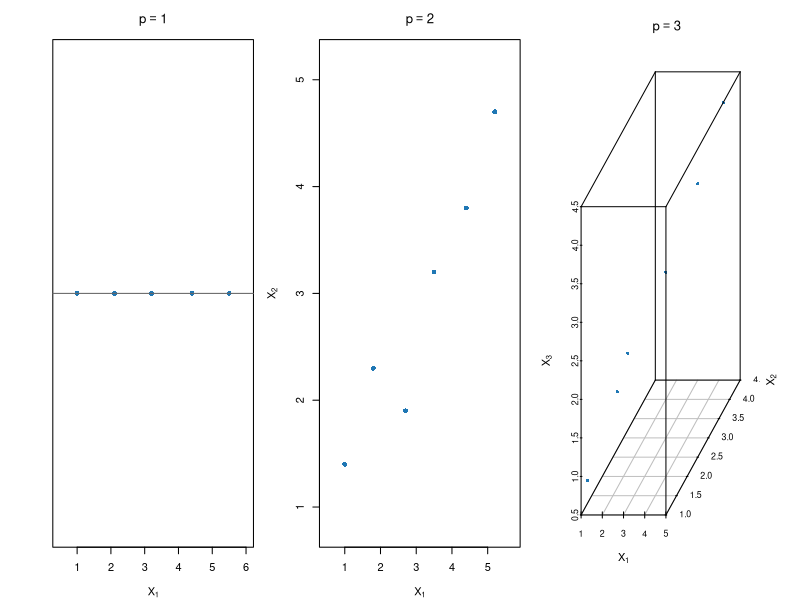
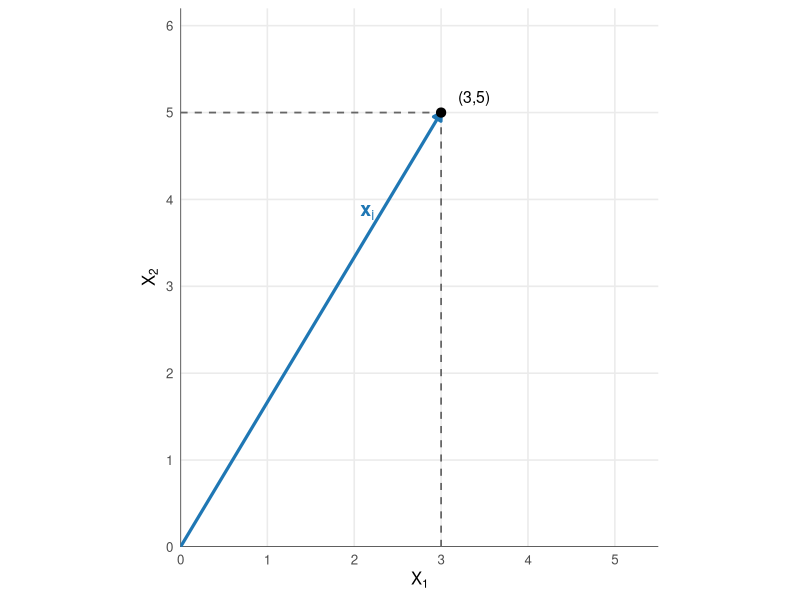
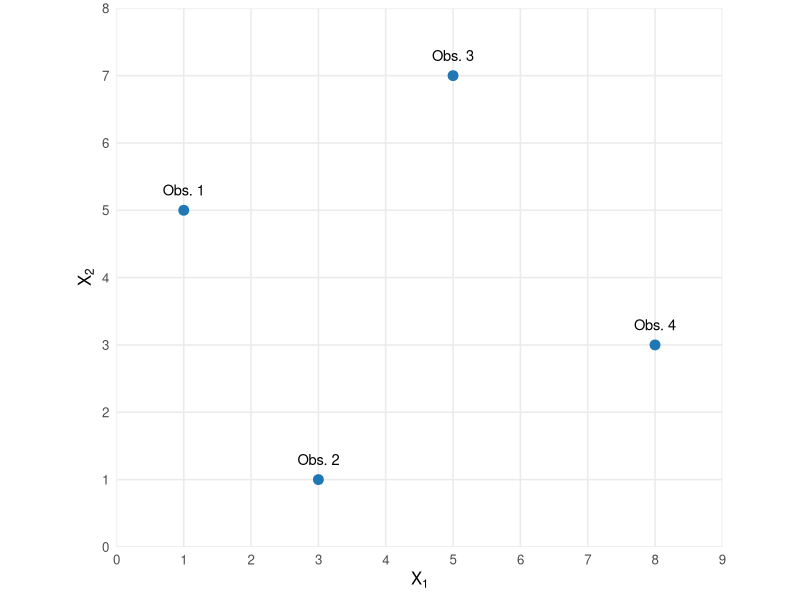
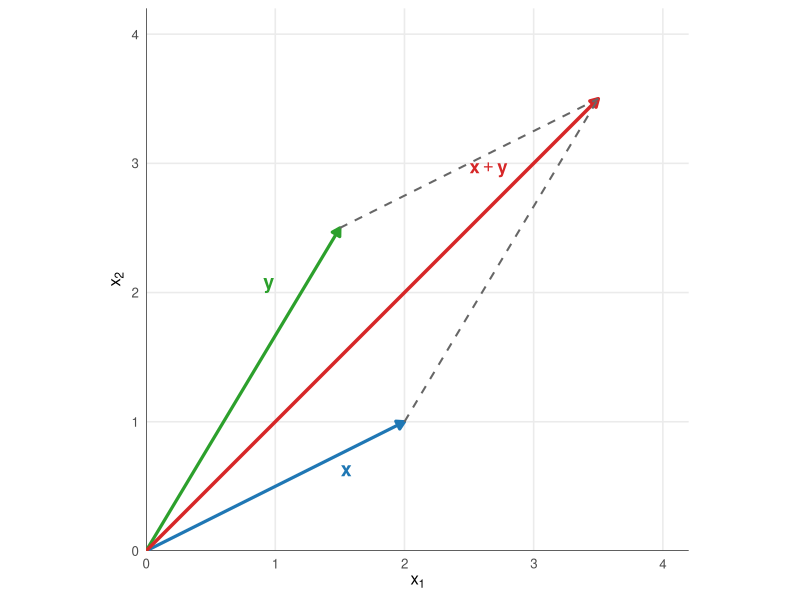
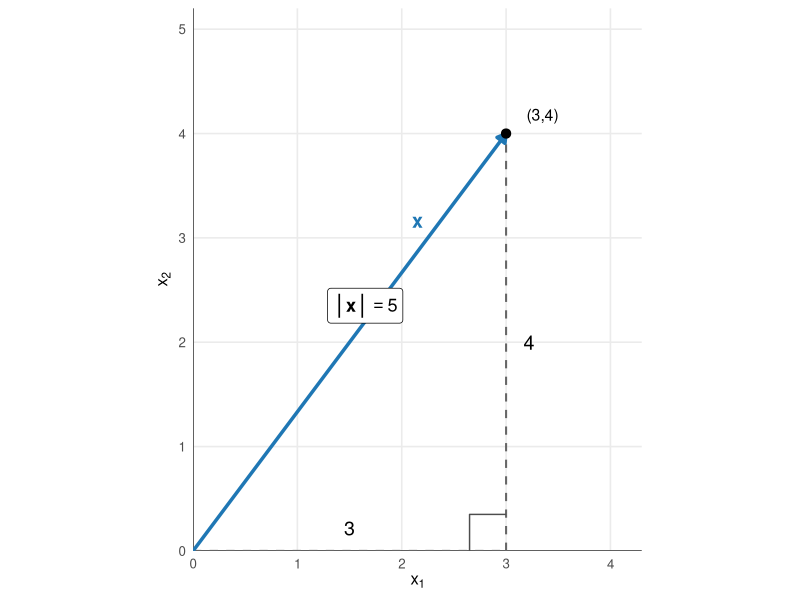
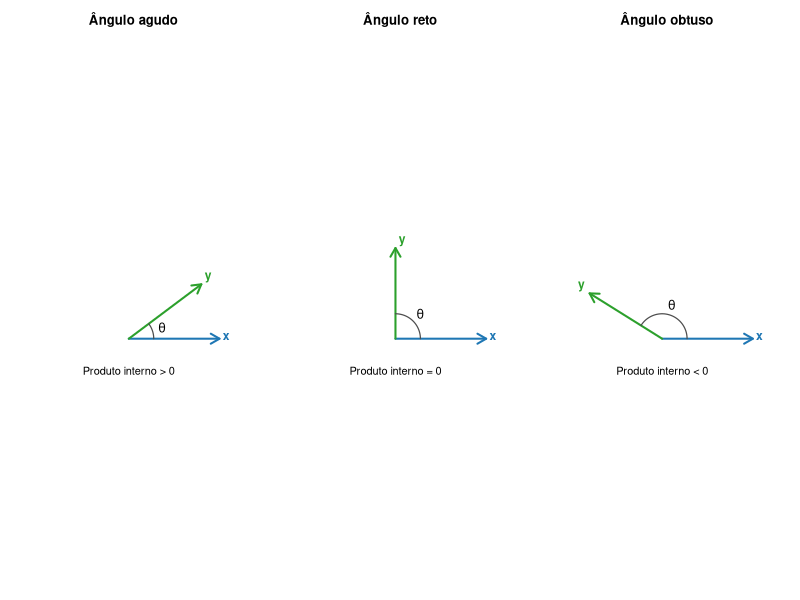
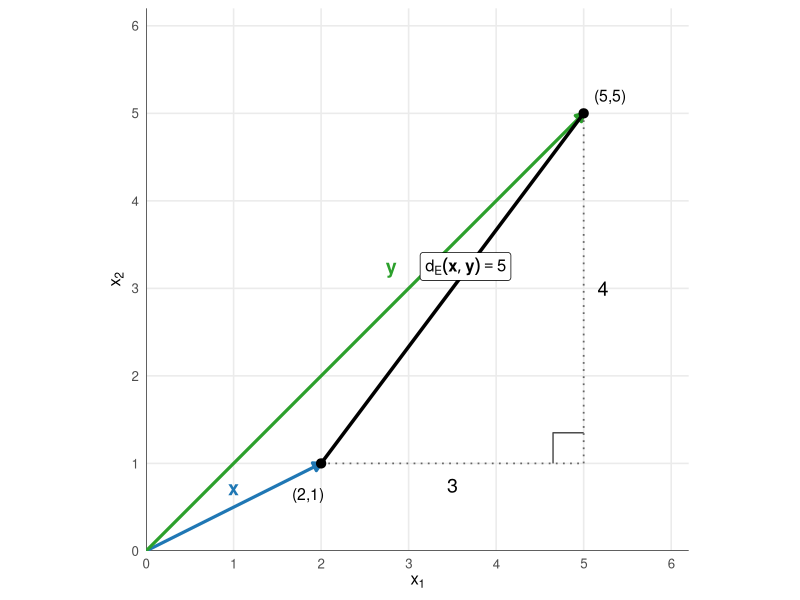

The R script that drew these images, in order:
## ---- chunk 1
#| label: fig-dimensoes-rp
#| echo: false
#| warning: false
#| message: false
#| fig-cap: "Representação de observações em espaços de uma, duas e três dimensões."
#| fig-width: 9
#| fig-height: 3.8
#| fig-align: center

library(scatterplot3d)

cor_observacoes <- "#1f77b4"

configuracao_anterior <- par(
  no.readonly = TRUE
)

par(
  mfrow = c(1, 3),
  mar = c(4, 4, 3, 1)
)

# Observações em R
x1 <- c(1.0, 2.1, 3.2, 4.4, 5.5)

plot(
  x = x1,
  y = rep(0, length(x1)),
  pch = 16,
  col = cor_observacoes,
  xlab = expression(X[1]),
  ylab = "",
  yaxt = "n",
  main = expression(p == 1),
  xlim = c(0.5, 6),
  ylim = c(-0.5, 0.5)
)

abline(
  h = 0,
  col = "gray40",
  linewidth = 0.7
)

# Observações em R²
x2 <- c(1.0, 1.8, 2.7, 3.5, 4.4, 5.2)
y2 <- c(1.4, 2.3, 1.9, 3.2, 3.8, 4.7)

plot(
  x = x2,
  y = y2,
  pch = 16,
  col = cor_observacoes,
  xlab = expression(X[1]),
  ylab = expression(X[2]),
  main = expression(p == 2),
  xlim = c(0.5, 5.7),
  ylim = c(0.8, 5.2)
)

# Observações em R³
x3 <- c(1.0, 1.7, 2.4, 3.1, 3.9, 4.6)
y3 <- c(1.3, 2.0, 1.8, 2.9, 3.6, 4.1)
z3 <- c(0.8, 1.6, 2.2, 2.7, 3.5, 4.3)

scatterplot3d(
  x = x3,
  y = y3,
  z = z3,
  pch = 16,
  color = cor_observacoes,
  xlab = expression(X[1]),
  ylab = expression(X[2]),
  zlab = expression(X[3]),
  main = expression(p == 3),
  angle = 45
)

par(configuracao_anterior)
## ---- chunk 2
#| label: fig-vetor-observacao-r2
#| echo: false
#| warning: false
#| message: false
#| fig-cap: "Representação do vetor $\\mathbf{x}_i=(3,5)^\\top$ no plano."
#| fig-width: 4
#| fig-height: 4
#| fig-align: center

library(ggplot2)
library(grid)

x_i <- c(3, 5)

ggplot() +
  geom_hline(
    yintercept = 0,
    linewidth = 0.4
  ) +
  geom_vline(
    xintercept = 0,
    linewidth = 0.4
  ) +

  # Linha auxiliar vertical
  geom_segment(
    aes(
      x = x_i[1],
      y = 0,
      xend = x_i[1],
      yend = x_i[2]
    ),
    linewidth = 0.6,
    linetype = "dashed",
    color = "gray40"
  ) +

  # Linha auxiliar horizontal
  geom_segment(
    aes(
      x = 0,
      y = x_i[2],
      xend = x_i[1],
      yend = x_i[2]
    ),
    linewidth = 0.6,
    linetype = "dashed",
    color = "gray40"
  ) +

  # Vetor observado
  geom_segment(
    aes(
      x = 0,
      y = 0,
      xend = x_i[1],
      yend = x_i[2]
    ),
    linewidth = 1.1,
    color = "#1f77b4",
    arrow = arrow(
      type = "closed",
      length = unit(0.22, "cm")
    )
  ) +

  # Extremidade do vetor
  geom_point(
    aes(
      x = x_i[1],
      y = x_i[2]
    ),
    size = 2.8
  ) +

  # Rótulo do vetor
  annotate(
    "text",
    x = 2.15,
    y = 3.85,
    label = "bold(x)[i]",
    parse = TRUE,
    size = 5,
    color = "#1f77b4"
  ) +

  # Coordenadas da extremidade
  annotate(
    "text",
    x = 3.38,
    y = 5.18,
    label = "(3,5)",
    size = 4
  ) +

  scale_x_continuous(
    expression(X[1]),
    limits = c(0, 5.5),
    breaks = 0:5,
    expand = expansion(mult = c(0, 0))
  ) +
  scale_y_continuous(
    expression(X[2]),
    limits = c(0, 6.2),
    breaks = 0:6,
    expand = expansion(mult = c(0, 0))
  ) +
  coord_fixed() +
  theme_minimal(base_size = 12) +
  theme(
    panel.grid.minor = element_blank()
  )
## ---- chunk 3
#| label: fig-nuvem-observacoes
#| echo: false
#| warning: false
#| message: false
#| fig-cap: "Observações representadas como pontos no espaço bidimensional."
#| fig-width: 6.5
#| fig-height: 5
#| fig-align: center

library(ggplot2)

dados <- data.frame(
  observacao = paste0("Obs. ", 1:4),
  x1 = c(1, 3, 5, 8),
  x2 = c(5, 1, 7, 3)
)

ggplot(
  dados,
  aes(
    x = x1,
    y = x2
  )
) +
  geom_point(
    size = 3,
    color = "#1f77b4"
  ) +
  geom_text(
    aes(label = observacao),
    nudge_y = 0.30,
    size = 3.7
  ) +
  scale_x_continuous(
    expression(X[1]),
    limits = c(0, 9),
    breaks = 0:9,
    expand = expansion(mult = c(0, 0))
  ) +
  scale_y_continuous(
    expression(X[2]),
    limits = c(0, 8),
    breaks = 0:8,
    expand = expansion(mult = c(0, 0))
  ) +
  coord_fixed() +
  theme_minimal(base_size = 12) +
  theme(
    panel.grid.minor = element_blank()
  )
## ---- chunk 4
#| label: fig-soma-vetores
#| echo: false
#| warning: false
#| message: false
#| fig-cap: "Soma de vetores pela regra do paralelogramo."
#| fig-width: 6.5
#| fig-height: 5
#| fig-align: center

library(ggplot2)
library(grid)

x <- c(2, 1)
y <- c(1.5, 2.5)
soma <- x + y

ggplot() +
  geom_hline(
    yintercept = 0,
    linewidth = 0.4
  ) +
  geom_vline(
    xintercept = 0,
    linewidth = 0.4
  ) +

  # Vetor x
  geom_segment(
    aes(
      x = 0,
      y = 0,
      xend = x[1],
      yend = x[2]
    ),
    linewidth = 1.1,
    color = "#1f77b4",
    arrow = arrow(
      type = "closed",
      length = unit(0.22, "cm")
    )
  ) +

  # Vetor y
  geom_segment(
    aes(
      x = 0,
      y = 0,
      xend = y[1],
      yend = y[2]
    ),
    linewidth = 1.1,
    color = "#2ca02c",
    arrow = arrow(
      type = "closed",
      length = unit(0.22, "cm")
    )
  ) +

  # Vetor resultante x + y
  geom_segment(
    aes(
      x = 0,
      y = 0,
      xend = soma[1],
      yend = soma[2]
    ),
    linewidth = 1.2,
    color = "#d62728",
    arrow = arrow(
      type = "closed",
      length = unit(0.22, "cm")
    )
  ) +

  # Segmento paralelo ao vetor y
  geom_segment(
    aes(
      x = x[1],
      y = x[2],
      xend = soma[1],
      yend = soma[2]
    ),
    linewidth = 0.7,
    linetype = "dashed",
    color = "gray40"
  ) +

  # Segmento paralelo ao vetor x
  geom_segment(
    aes(
      x = y[1],
      y = y[2],
      xend = soma[1],
      yend = soma[2]
    ),
    linewidth = 0.7,
    linetype = "dashed",
    color = "gray40"
  ) +

  # Rótulo do vetor x
  annotate(
    "text",
    x = 1.55,
    y = 0.62,
    label = "bold(x)",
    parse = TRUE,
    size = 5,
    color = "#1f77b4"
  ) +

  # Rótulo do vetor y
  annotate(
    "text",
    x = 0.95,
    y = 2.05,
    label = "bold(y)",
    parse = TRUE,
    size = 5,
    color = "#2ca02c"
  ) +

  # Rótulo do vetor resultante
  annotate(
    "text",
    x = 2.65,
    y = 2.95,
    label = "bold(x) + bold(y)",
    parse = TRUE,
    size = 4.7,
    color = "#d62728"
  ) +

  scale_x_continuous(
    expression(x[1]),
    limits = c(0, 4.2),
    breaks = 0:4,
    expand = expansion(mult = c(0, 0))
  ) +
  scale_y_continuous(
    expression(x[2]),
    limits = c(0, 4.2),
    breaks = 0:4,
    expand = expansion(mult = c(0, 0))
  ) +
  coord_fixed() +
  theme_minimal(base_size = 12) +
  theme(
    panel.grid.minor = element_blank()
  )
## ---- chunk 5
#| label: fig-norma-vetor
#| echo: false
#| warning: false
#| message: false
#| fig-cap: "A norma euclidiana corresponde ao comprimento do vetor."
#| fig-width: 6
#| fig-height: 5
#| fig-align: center

library(ggplot2)
library(grid)

x <- c(3, 4)

ggplot() +
  geom_hline(
    yintercept = 0,
    linewidth = 0.4
  ) +
  geom_vline(
    xintercept = 0,
    linewidth = 0.4
  ) +

  # cateto horizontal
  geom_segment(
    aes(
      x = 0,
      y = 0,
      xend = x[1],
      yend = 0
    ),
    linewidth = 0.7,
    linetype = "dashed",
    color = "gray40"
  ) +

  # cateto vertical
  geom_segment(
    aes(
      x = x[1],
      y = 0,
      xend = x[1],
      yend = x[2]
    ),
    linewidth = 0.7,
    linetype = "dashed",
    color = "gray40"
  ) +

  # vetor x (hipotenusa)
  geom_segment(
    aes(
      x = 0,
      y = 0,
      xend = x[1],
      yend = x[2]
    ),
    linewidth = 1.2,
    color = "#1f77b4",
    arrow = arrow(
      length = unit(0.25, "cm"),
      type = "closed"
    )
  ) +

  # ponto final
  geom_point(
    aes(
      x = x[1],
      y = x[2]
    ),
    size = 2.8
  ) +

  # marca do ângulo reto no vértice (3,0)
  annotate(
    "path",
    x = c(2.65, 2.65, 3.00),
    y = c(0.00, 0.35, 0.35),
    linewidth = 0.5,
    color = "gray30"
  ) +

  # rótulo do vetor
  annotate(
    "text",
    x = 2.15,
    y = 3.15,
    label = "bold(x)",
    parse = TRUE,
    size = 5,
    color = "#1f77b4"
  ) +

  # coordenadas do ponto
  annotate(
    "text",
    x = 3.35,
    y = 4.18,
    label = "(3,4)",
    size = 4
  ) +

  # medidas dos catetos
  annotate(
    "text",
    x = 1.5,
    y = 0.22,
    label = "3",
    size = 5
  ) +
  annotate(
    "text",
    x = 3.22,
    y = 2.0,
    label = "4",
    size = 5
  ) +

  # norma do vetor
  annotate(
    "label",
    x = 1.65,
    y = 2.35,
    label = "group('||', bold(x), '||') == 5",
    parse = TRUE,
    size = 4.6,
    label.size = 0.25
  ) +

  scale_x_continuous(
    expression(x[1]),
    limits = c(0, 4.3),
    breaks = 0:4,
    expand = expansion(mult = c(0, 0))
  ) +
  scale_y_continuous(
    expression(x[2]),
    limits = c(0, 5.2),
    breaks = 0:5,
    expand = expansion(mult = c(0, 0))
  ) +
  coord_fixed() +
  theme_minimal(base_size = 12) +
  theme(
    panel.grid.minor = element_blank()
  )
## ---- chunk 6
#| label: fig-produto-interno
#| echo: false
#| warning: false
#| message: false
#| fig-cap: "Sinal do produto interno segundo o ângulo formado entre dois vetores."
#| fig-width: 9
#| fig-height: 3.8
#| fig-align: center

cor_x <- "#1f77b4"
cor_y <- "#2ca02c"

configuracao_anterior <- par(
  mfrow = c(1, 3),
  mar = c(1.6, 1.2, 3, 1.2)
)

desenhar_vetores <- function(y, titulo, subtitulo) {

  x <- c(2, 0)
  theta <- atan2(y[2], y[1])

  plot(
    0,
    0,
    type = "n",
    xlim = c(-2.3, 2.5),
    ylim = c(-1.0, 2.3),
    axes = FALSE,
    xlab = "",
    ylab = "",
    asp = 1,
    main = titulo
  )

  # Vetor x
  arrows(
    x0 = 0,
    y0 = 0,
    x1 = x[1],
    y1 = x[2],
    length = 0.10,
    lwd = 2,
    col = cor_x
  )

  # Vetor y
  arrows(
    x0 = 0,
    y0 = 0,
    x1 = y[1],
    y1 = y[2],
    length = 0.10,
    lwd = 2,
    col = cor_y
  )

  # Arco que representa o ângulo
  raio <- 0.55
  valores_angulo <- seq(
    from = 0,
    to = theta,
    length.out = 100
  )

  lines(
    raio * cos(valores_angulo),
    raio * sin(valores_angulo),
    lwd = 1.2,
    col = "gray30"
  )

  # Símbolo theta
  angulo_medio <- theta / 2

  text(
    x = 0.78 * cos(angulo_medio),
    y = 0.78 * sin(angulo_medio),
    labels = expression(theta),
    cex = 1.15
  )

  # Rótulo do vetor x
  text(
    x = 2.15,
    y = 0.05,
    labels = expression(bold(x)),
    cex = 1.1,
    col = cor_x
  )

  # Rótulo do vetor y
  deslocamento_x <- ifelse(y[1] < 0, -0.18, 0.15)

  text(
    x = y[1] + deslocamento_x,
    y = y[2] + 0.15,
    labels = expression(bold(y)),
    cex = 1.1,
    col = cor_y
  )

  # Sinal do produto interno
  text(
    x = 0,
    y = -0.72,
    labels = subtitulo,
    cex = 1
  )
}

desenhar_vetores(
  y = c(1.6, 1.2),
  titulo = "Ângulo agudo",
  subtitulo = "Produto interno > 0"
)

desenhar_vetores(
  y = c(0, 2),
  titulo = "Ângulo reto",
  subtitulo = "Produto interno = 0"
)

desenhar_vetores(
  y = c(-1.6, 1.0),
  titulo = "Ângulo obtuso",
  subtitulo = "Produto interno < 0"
)

par(configuracao_anterior)
## ---- chunk 7
#| label: fig-distancia-euclidiana
#| echo: false
#| warning: false
#| message: false
#| fig-cap: "Os vetores $\\mathbf{x}$ e $\\mathbf{y}$ são representados por setas. A distância euclidiana é o comprimento do segmento que une suas extremidades."
#| fig-width: 6
#| fig-height: 5
#| fig-align: center

library(ggplot2)
library(grid)

x <- c(2, 1)
y <- c(5, 5)

ggplot() +
  geom_hline(
    yintercept = 0,
    linewidth = 0.4
  ) +
  geom_vline(
    xintercept = 0,
    linewidth = 0.4
  ) +

  # Vetor x
  geom_segment(
    aes(
      x = 0,
      y = 0,
      xend = x[1],
      yend = x[2]
    ),
    linewidth = 1.1,
    color = "#1f77b4",
    arrow = arrow(
      type = "closed",
      length = unit(0.22, "cm")
    )
  ) +

  # Vetor y
  geom_segment(
    aes(
      x = 0,
      y = 0,
      xend = y[1],
      yend = y[2]
    ),
    linewidth = 1.1,
    color = "#2ca02c",
    arrow = arrow(
      type = "closed",
      length = unit(0.22, "cm")
    )
  ) +

  # Segmento correspondente à distância, sem seta
  geom_segment(
    aes(
      x = x[1],
      y = x[2],
      xend = y[1],
      yend = y[2]
    ),
    linewidth = 1.2,
    color = "black"
  ) +

  # Cateto horizontal
  geom_segment(
    aes(
      x = x[1],
      y = x[2],
      xend = y[1],
      yend = x[2]
    ),
    linewidth = 0.6,
    linetype = "dotted",
    color = "gray40"
  ) +

  # Cateto vertical
  geom_segment(
    aes(
      x = y[1],
      y = x[2],
      xend = y[1],
      yend = y[2]
    ),
    linewidth = 0.6,
    linetype = "dotted",
    color = "gray40"
  ) +

  # Marca do ângulo reto no vértice (5,1)
  annotate(
    "path",
    x = c(4.65, 4.65, 5.00),
    y = c(1.00, 1.35, 1.35),
    linewidth = 0.5,
    color = "gray30"
  ) +

  # Extremidades dos vetores
  geom_point(
    aes(
      x = c(x[1], y[1]),
      y = c(x[2], y[2])
    ),
    size = 2.8
  ) +

  # Rótulos dos vetores
  annotate(
    "text",
    x = 1.0,
    y = 0.7,
    label = "bold(x)",
    parse = TRUE,
    size = 5,
    color = "#1f77b4"
  ) +
  annotate(
    "text",
    x = 2.8,
    y = 3.2,
    label = "bold(y)",
    parse = TRUE,
    size = 5,
    color = "#2ca02c"
  ) +

  # Coordenadas das extremidades
  annotate(
    "text",
    x = x[1] - 0.15,
    y = x[2] - 0.35,
    label = "(2,1)",
    size = 4
  ) +
  annotate(
    "text",
    x = y[1] + 0.30,
    y = y[2] + 0.20,
    label = "(5,5)",
    size = 4
  ) +

  # Comprimentos dos catetos
  annotate(
    "text",
    x = 3.5,
    y = 0.75,
    label = "3",
    size = 5
  ) +
  annotate(
    "text",
    x = 5.22,
    y = 3.0,
    label = "4",
    size = 5
  ) +

  # Comprimento da hipotenusa
  annotate(
    "label",
    x = 3.65,
    y = 3.25,
    label = "d[E](bold(x),bold(y))==5",
    parse = TRUE,
    size = 4.2,
    label.size = 0.25
  ) +

  scale_x_continuous(
    expression(x[1]),
    limits = c(0, 6.2),
    breaks = 0:6,
    expand = expansion(mult = c(0, 0))
  ) +
  scale_y_continuous(
    expression(x[2]),
    limits = c(0, 6.2),
    breaks = 0:6,
    expand = expansion(mult = c(0, 0))
  ) +
  coord_fixed() +
  theme_minimal(base_size = 12) +
  theme(
    panel.grid.minor = element_blank()
  )
